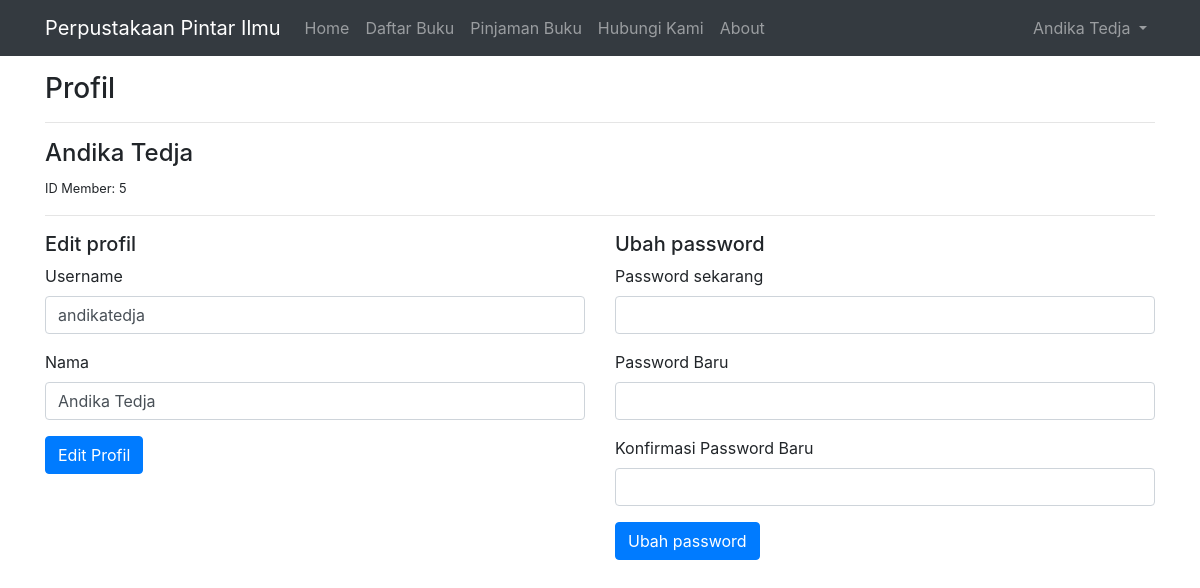
/member/profil.php (signed in), run on the app's committed database.
### tables this page shows
CREATE TABLE `users` (
  `id` int(11) NOT NULL,
  `username` varchar(32) NOT NULL,
  `password` varchar(128) NOT NULL,
  `role` char(1) DEFAULT NULL,
  `nama` varchar(64) DEFAULT NULL
);

### member/profil.php (the view, shortened to what this page needs)
<?php
include '../functions.php';
$username = $_SESSION['login'];
$sql = "SELECT * FROM users WHERE username = '$username'";
$data = mysqli_fetch_assoc(mysqli_query($db, $sql));
$title = 'Profil';
?>
<?php include 'header.php' ?>
<div class="container py-3">
    <h3 class="mt-5 pt-2">Profil</h3>
    <hr>
    <h4><?= $data['nama'] ?></h4>
    <small>ID Member: <?= $data['id'] ?></small>
    <hr>
    <div class="row mt-3">
        <div class="col-sm-6">
            <h5>Edit profil</h5>
            <form action="" method="post">
                <div class="form-group">
                    <label for="username">Username</label>
                    <input type="text" class="form-control" id="username" name="username" value="<?= $data['username'] ?>">
                </div>
                <div class="form-group">
                    <label for="nama">Nama</label>
                    <input type="text" class="form-control" id="nama" name="nama" value="<?= $data['nama'] ?>">
                </div>
                <button class="btn btn-primary" type="submit" name="submit_profil">Edit Profil</button>
            </form>
        </div>
        <div class="col-sm-6">
            <h5>Ubah password</h5>
            <form action="" method="post">
                <div class="form-group">
                    <label for="current_password">Password sekarang</label>
                    <input type="password" class="form-control" id="current_password" name="current_password">
                </div>
                <div class="form-group">
                    <label for="new_password">Password Baru</label>
                    <input type="password" class="form-control" id="new_password" name="new_password">
                </div>
                <div class="form-group">
                    <label for="new_password_confirmation">Konfirmasi Password Baru</label>
                    <input type="password" class="form-control" id="new_password_confirmation" name="new_password_confirmation">
                </div>
                <button class="btn btn-primary" type="submit" name="submit_password">Ubah password</button>
            </form>
        </div>
    </div>
</div>
<?php include 'footer.php' ?>

### member/header.php (shortened to what this page needs)
<?php
$username = $_SESSION['login'];
$result = mysqli_query($db, "SELECT nama FROM users WHERE username = '$username'");
$nama = mysqli_fetch_assoc($result)['nama'];
?>
<!DOCTYPE html>
<html lang="en">
<head>
    <link rel="stylesheet" href="<?= BASE_URL ?>/css/bootstrap.min.css">
    <link rel="stylesheet" href="https://cdn.jsdelivr.net/npm/bootstrap-select@1.13.17/dist/css/bootstrap-select.min.css">
    <link rel="stylesheet" href="https://cdn.datatables.net/1.10.21/css/dataTables.bootstrap4.min.css">
    <link rel="stylesheet" href="https://cdn.datatables.net/responsive/2.2.4/css/responsive.bootstrap4.min.css">
</head>
<body>
    <nav class="navbar navbar-expand-lg navbar-dark bg-dark fixed-top">
        <div class="container">
            <a class="navbar-brand" href="">Perpustakaan Pintar Ilmu</a>
            <div class="collapse navbar-collapse" id="navigasiMain">
                <div class="navbar-nav mr-auto">
                    <a class="nav-item nav-link <?= ($title == 'Home' ? 'active' : '') ?>" href="<?= BASE_URL ?>/member">Home</a>
                    <a class="nav-item nav-link <?= ($title == 'Daftar Buku' ? 'active' : '') ?>" href="<?= BASE_URL ?>/member/daftar-buku.php">Daftar Buku</a>
                    <a class="nav-item nav-link <?= ($title == 'Daftar Pinjaman' ? 'active' : '') ?>" href="<?= BASE_URL ?>/member/daftar-pinjaman.php">Pinjaman Buku</a>
                    <a class="nav-item nav-link <?= ($title == 'Kontak' ? 'active' : '') ?>" href="<?= BASE_URL ?>/member/kontak.php">Hubungi Kami</a>
                    <a class="nav-item nav-link" href="<?= BASE_URL ?>/about.php">About</a>
                </div>
                <div class="navbar-nav ml-auto">
                    <li class="nav-item dropdown">
                        <a class="nav-link dropdown-toggle" href="#" id="navbarDropdown" role="button" data-toggle="dropdown" aria-haspopup="true" aria-expanded="false">
                            <?= $nama ?>
                        </a>
                    </li>
                </div>
            </div>
        </div>
    </nav>

### data on the page
users: nama "Andika Tedja", id "5", username "andikatedja"
